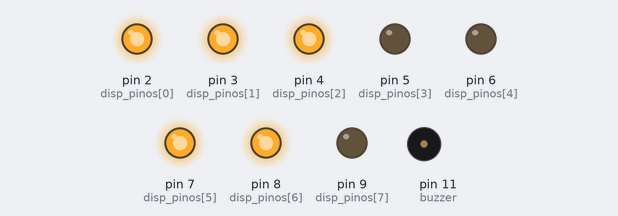
Simulated run of this sketch. Board: Arduino Uno, built with avr-gcc and run on an emulated ATmega328P. On the bench: output pins drawn as LEDs (lit = HIGH), buzzer (waves = sounding, pin HIGH).

Above: at 0.2 s.
At 2.6 s:
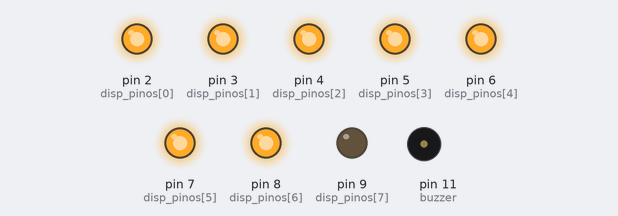
At 7.4 s:
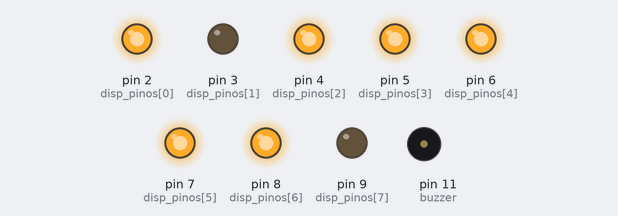
At 12.2 s:
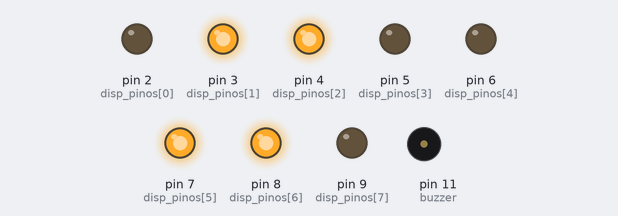
At 17.0 s:
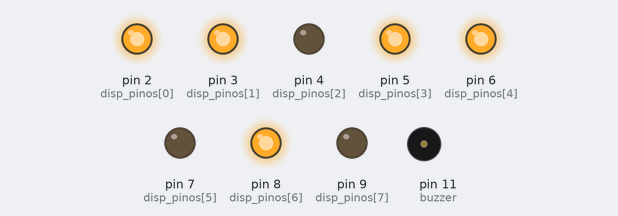
At 36.4 s:
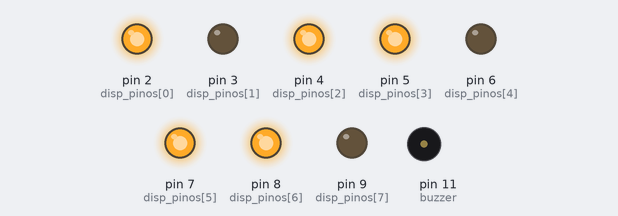
Timing chart, 0 to 40.0 s (numbered marks = the images above):
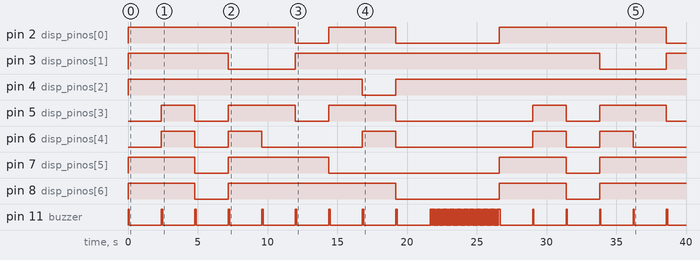

Measured:
- by itself, pin 2 (disp_pinos[0]): goes HIGH 12.0 s, LOW 2.4 s, HIGH 4.8 s, LOW 7.4 s, HIGH 12.0 s, then LOW
- by itself, pin 3 (disp_pinos[1]): goes HIGH 7.2 s, LOW 4.8 s, HIGH 21.8 s, LOW 4.8 s, then HIGH
- by itself, pin 4 (disp_pinos[2]): LOW → HIGH at 0.00 s, → LOW 16.8 s later, → HIGH 2.4 s later
- by itself, pin 5 (disp_pinos[3]): LOW → HIGH at 2.4 s, → LOW 2.4 s later, → HIGH 2.4 s later, → LOW 4.8 s later, … (10 changes in this stretch)
- by itself, pin 6 (disp_pinos[4]): LOW → HIGH at 2.4 s, → LOW 2.4 s later, → HIGH 2.4 s later, → LOW 2.4 s later, … (10 changes in this stretch)
- by itself, pin 7 (disp_pinos[5]): goes HIGH 4.8 s, LOW 2.4 s, HIGH 7.2 s, LOW 12.2 s, HIGH 4.8 s, LOW 2.4 s, then HIGH
- by itself, pin 8 (disp_pinos[6]): goes HIGH 4.8 s, LOW 2.4 s, HIGH 12.0 s, LOW 7.4 s, HIGH 4.8 s, LOW 2.4 s, then HIGH
- by itself, pin 11 (buzzer): goes 9 × (HIGH 0.10 s, LOW 2.3 s), 49 × (HIGH 0.05 s, LOW 0.05 s), HIGH 0.15 s, 5 × (LOW 2.3 s, HIGH 0.10 s), then LOW

The sketch:

sketch_nov18a.ino
```cpp
#define tmp 1100

const int buzzer = 11;

int cont= 9;

int disp_pinos[8]= {2,3,4,5,6,7,8,9};
int digitos[10] [8]= {
  {1,1,1,1,1,1,0,0},//0
  {0,1,1,0,0,0,0,0},//1
  {1,1,0,1,1,0,1,0},//2
  {1,1,1,1,0,0,1,0},//3
  {0,1,1,0,0,1,1,0},//4
  {1,0,1,1,0,1,1,0},//5
  {1,0,1,1,1,1,1,0},//6
  {1,1,1,0,0,0,0,0},//7
  {1,1,1,1,1,1,1,0},//8
  {1,1,1,0,0,1,1,0},//9
};

void setup(){
  for(int i=0;i<8;i++){
    pinMode(disp_pinos[i], OUTPUT);
    pinMode(buzzer, OUTPUT);
  }
}

void loop(){
  digito(cont);
  digitalWrite(buzzer, HIGH);
  delay(100);
  digitalWrite(buzzer, LOW);
  cont--;
  delay(1300);
  digitalWrite(buzzer, LOW);
  delay(1000);
  if(cont == 0){
    for(int i = 0; i< 50; i++){
      delay(50);
      digitalWrite(buzzer, HIGH);
      cont = 9;
      delay(50);
      cont = 0;
      digitalWrite(buzzer, LOW);
    }
    cont = 9;
  }
}

void digito(int d){
  for(int i=0;i<8;i++){
    digitalWrite(disp_pinos[i], digitos[d][i]);
  }
}
```
